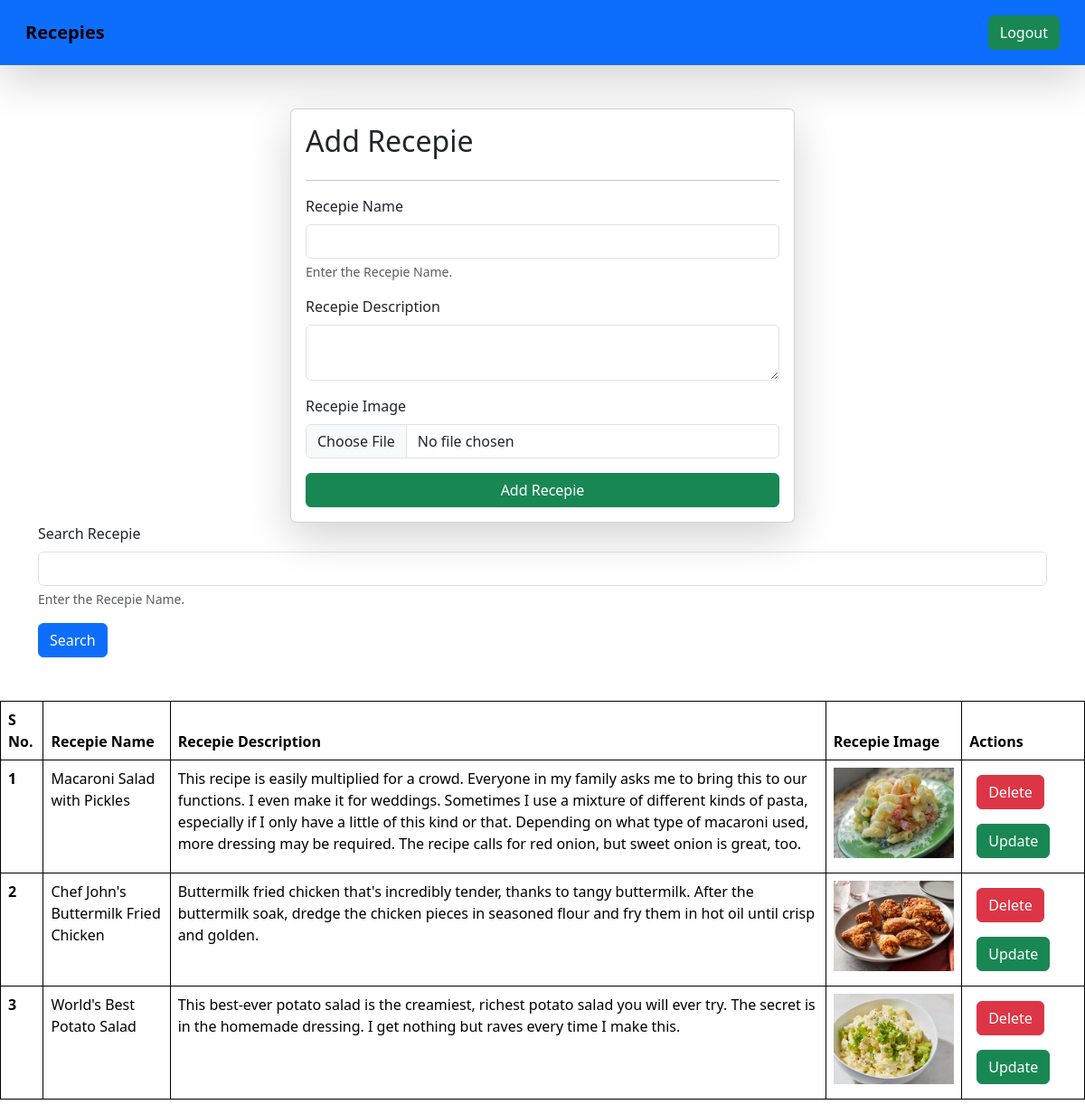
The app's page /recepies/ (signed in), older data.
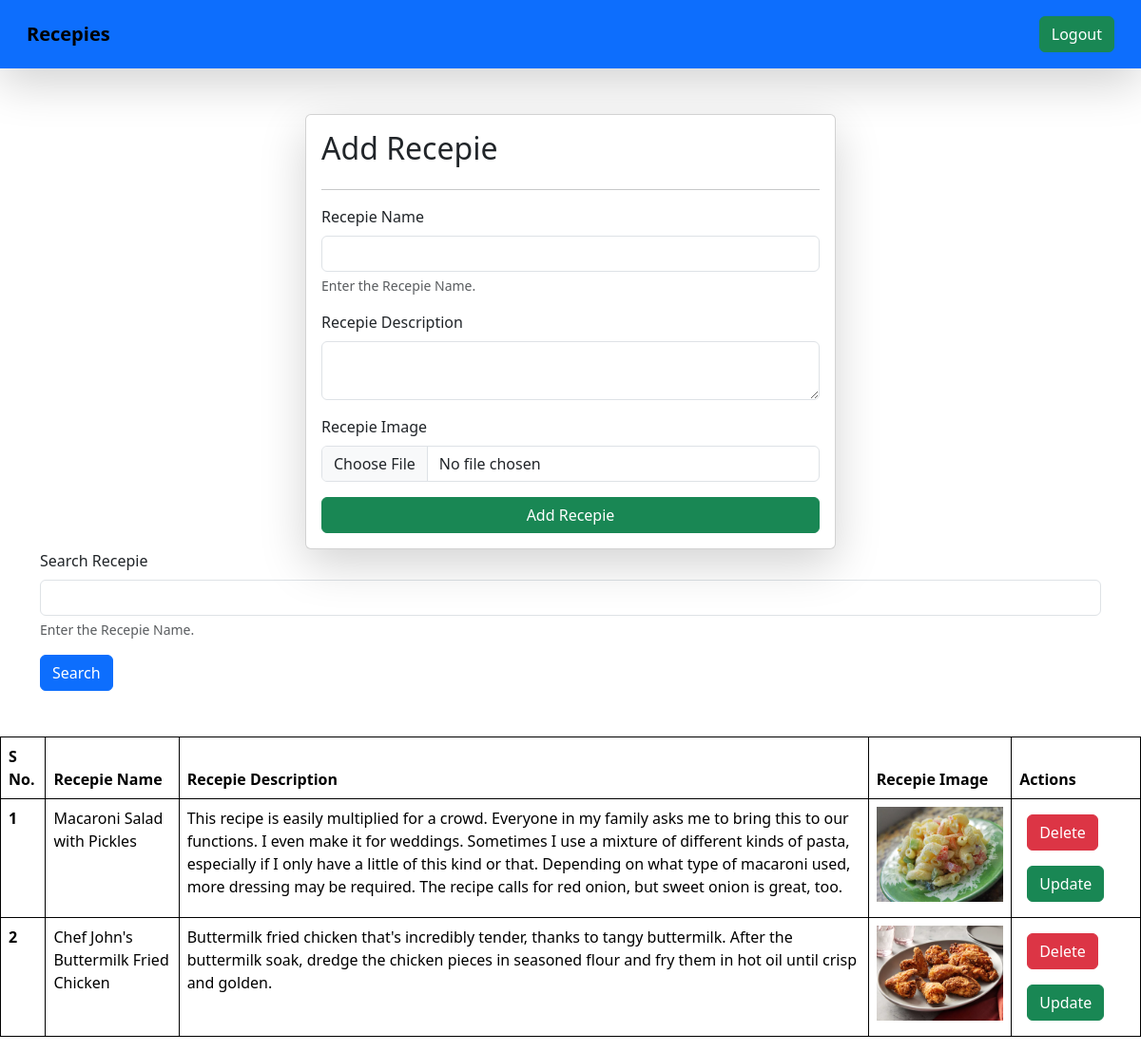
The same page, newer data.
### vege/models.py (models this page shows)
class Recepie(models.Model):
    user = models.ForeignKey(User , on_delete=models.SET_NULL, null=True , blank = True )
    recepie_name = models.CharField(max_length=100)
    recepie_description = models.TextField()
    recepie_image = models.ImageField(upload_to="recepie")

### vege/views.py (the view, shortened to what this page needs)
# urls.py: path('recepies/' ,recepies , name="recepies"),
@login_required(login_url='/login/')
def recepies(request):
    queryset = Recepie.objects.all()
    if request.GET.get('search'):
        queryset = queryset.filter(recepie_name__icontains = request.GET.get('search'))
    context = {'recepies':queryset}
    return render(request , 'recepies.html',context)

### vege/templates/recepies.html (shortened to what this page needs)
{% extends "base.html" %}
{% block start %}
<div class="container mt-5">
    <form class="col-6 mx-auto card p-3 shadow-lg" method="post" enctype="multipart/form-data">
        <h2>Add Recepie</h2>
        <hr>
        <div class="mb-3">
          <label for="exampleInputEmail1" class="form-label">Recepie Name</label>
          <input name="recepie_name" required type="text" class="form-control">
          <div id="emailHelp" class="form-text">Enter the Recepie Name.</div>
        </div>
        <div class="mb-3">
          <label for="exampleInputPassword1" class="form-label">Recepie Description</label>
          <textarea name="recepie_description" class="form-control" required > </textarea>
        </div>
        <div class="mb-3">
            <label for="exampleInputPassword1" class="form-label">Recepie Image</label>
            <input name="recepie_image" type="file" class="form-control">
          </div>
        <button type="submit" class="btn btn-success">Add Recepie</button>
      </form>
      <form>
      <div class="mb-3">
        <label for="exampleInputEmail1" class="form-label">Search Recepie</label>
        <input name="search" type="text" class="form-control">
        <div id="emailHelp" class="form-text">Enter the Recepie Name.</div>
      </div>
      <button type="submit" class="btn btn-primary">Search</button>
      </form>
    </div>
      <table class="table mt-5">
        <thead>
          <tr>
            <th scope="col">S No.</th>
            <th scope="col">Recepie Name</th>
            <th scope="col">Recepie Description</th>
            <th scope="col">Recepie Image</th>
            <th scope="col">Actions</th>
          </tr>
        </thead>
        <tbody>
            {% for recepie in recepies %}
          <tr>
            <th scope="row">{{ forloop.counter}}</th>
            <td>{{recepie.recepie_name}}</td>
            <td>{{recepie.recepie_description}}</td>
            <td>
                <img src="/media/{{recepie.recepie_image}}"  style="height:100px"></td>
                <td>
                    <a href="/delete-recepie/{{recepie.id}}/" class="btn btn-danger m-2">Delete</a>
                    <a href="/update-recepie/{{recepie.id}}/" class="btn btn-success m-2">Update</a>
                </td>
          </tr>
          {% endfor %}
        </tbody>
      </table>
{% endblock %}

Row changes from the older to the newer data that the page shows:
removed Recepie: recepie_name "World's Best Potato Salad", recepie_description "This best-ever potato salad is the creamiest, richest potato salad you will ever try. The secret is in the homemade dressing. I get nothing but raves every time I make this.", recepie_image (picture)
